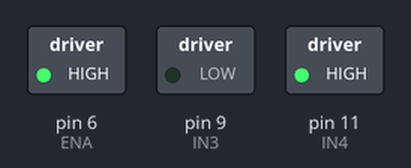
Bench run of a sketch on a simulated Arduino Uno, built with avr-gcc and run on an emulated ATmega328P. Parts: switched loads named in the sketch (green lamp = pin HIGH).

Above: at 0.5 s.
At 1.5 s:
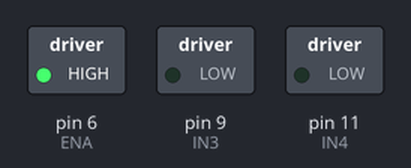
At 2.5 s:
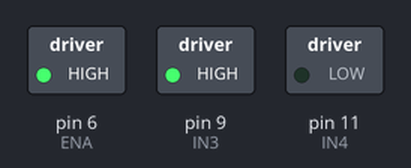
At 3.5 s:
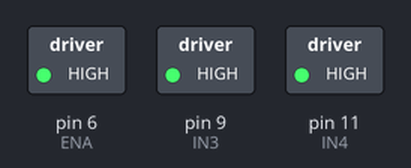
Timing chart, 0 to 5.2 s (numbered marks = the images above):
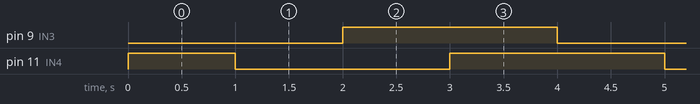

The sketch:

right_wheel_rotation.ino
```cpp
//www.elegoo.com

//     Right motor truth table
//Here are some handy tables to show the various modes of operation.
//  ENA         IN3             IN4         Description
//  LOW   Not Applicable   Not Applicable   Motor is off
//  HIGH        LOW             LOW         Motor is stopped (brakes)
//  HIGH        LOW             HIGH        Motor is on and turning forwards
//  HIGH        HIGH            LOW         Motor is on and turning backwards
//  HIGH        HIGH            HIGH        Motor is stopped (brakes)

// define IO pin
#define ENA 6
#define IN3 9
#define IN4 11

//init the car
void setup() {
  pinMode(IN3, OUTPUT);     //set IO pin mode OUTPUT
  pinMode(IN4, OUTPUT);
  pinMode(ENA, OUTPUT);
  digitalWrite(ENA, HIGH);  //Enable right motor
}

//mian loop
void loop() {
  digitalWrite(IN3, LOW);
  digitalWrite(IN4, HIGH);  //Right wheel turning forwards
  delay(1000);               //delay 500ms
  digitalWrite(IN3, LOW);
  digitalWrite(IN4, LOW);   //Right wheel stoped
  delay(1000);
  digitalWrite(IN3, HIGH);
  digitalWrite(IN4, LOW);   //Right wheel turning backwards
  delay(1000);
  digitalWrite(IN3, HIGH);
  digitalWrite(IN4, HIGH);  //Right wheel stoped
  delay(1000);
}
```

Measured:
- by itself, pin 9 (IN3): alternates HIGH for 2.0 s and LOW for 2.0 s
- by itself, pin 11 (IN4): repeats every 4.0 s: LOW 2.0 s, HIGH 2.0 s
- by itself, everything shown: repeats every 4.0 s, in 4 steps
